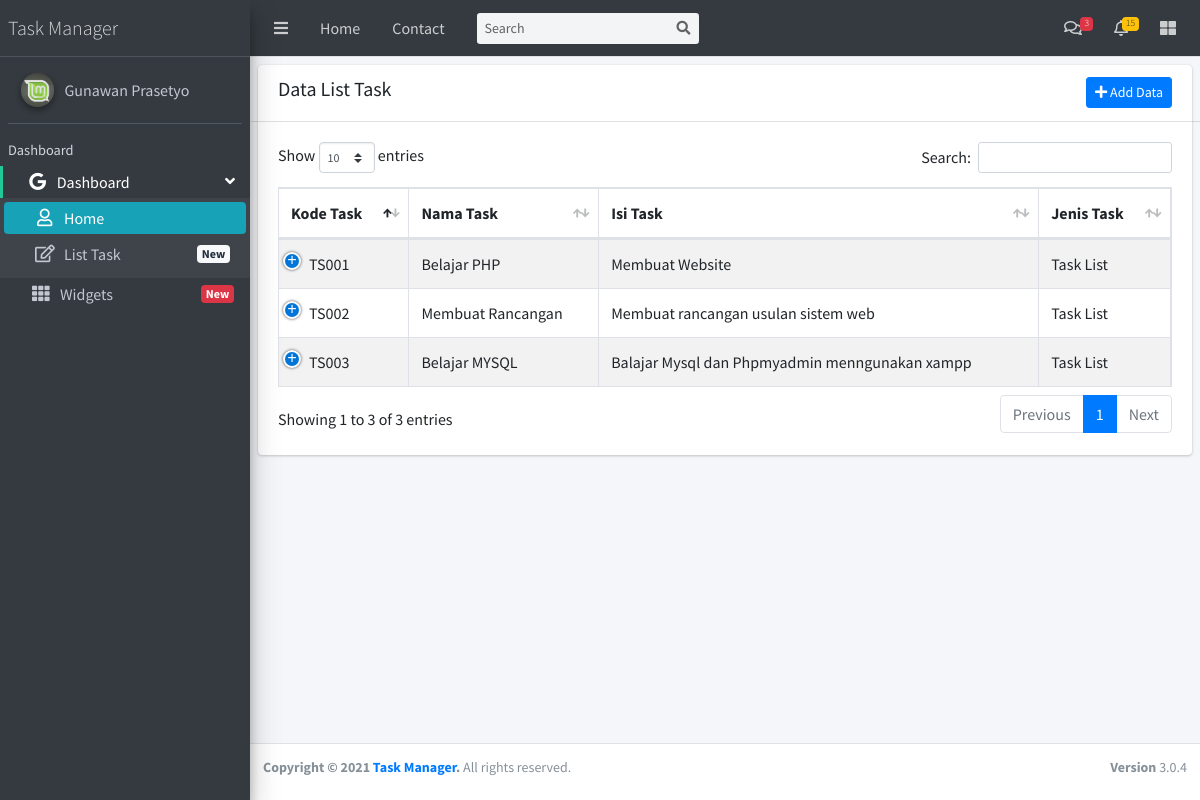
The page / on the database its author committed.
### tables this page shows
CREATE TABLE `task` (
  `id_task` int(11) NOT NULL,
  `kode_task` varchar(255) NOT NULL,
  `nama_task` varchar(255) NOT NULL,
  `isi_task` varchar(255) NOT NULL,
  `jenis_task` varchar(255) NOT NULL,
  `time_task` varchar(255) NOT NULL
);

### index.php (the view, shortened to what this page needs)
<?php include "header.php"; ?>
<div class="content-wrapper p-2">
    <div class="card">
        <div class="card-header row">
            <div class="text-left col-md-6">
                <h5>Data List Task</h5>
            </div>
            <div class="text-right col-md-6">
                <a href="create.php" class="btn btn-primary btn-sm"><i class="fas fa-plus"></i> Add Data</a>
            </div>
        </div>
        <div class="table-responsive card-body">
            <table id="example1" class="nowrap fixed table-striped table table-bordered table-hover">
                <thead>
                    <tr>
                        <th>Kode Task</th><th>Nama Task</th><th>Isi Task</th><th>Jenis Task</th>
                    </tr>
                </thead>
                <tbody>
                    <?php
                        $qtsk   = "SELECT * FROM task WHERE jenis_task='Task List'";
                        $extsk  = $koneksi->prepare($qtsk);
                        $extsk->execute();
                        $dtsk   = $extsk->get_result();
                        while ($rowtask = $dtsk->fetch_assoc()) { ?>
                    <tr>
                        <td><?= $rowtask['kode_task']; ?></td><td><?= $rowtask['nama_task'] ?></td>
                        <td><?= $rowtask['isi_task']; ?></td><td><?= $rowtask['jenis_task']; ?></td>
                    </tr>
                    <?php } ?>
                </tbody>
            </table>
        </div>
    </div>
</div>
<?php include "footer.php"; ?>

### rows shown on the page
task: kode_task "TS001", nama_task "Belajar PHP", isi_task "Membuat Website", jenis_task "Task List"
task: kode_task "TS003", nama_task "Belajar MYSQL", isi_task "Balajar Mysql dan Phpmyadmin menngunakan xampp", jenis_task "Task List"
task: kode_task "TS002", nama_task "Membuat Rancangan", isi_task "Membuat rancangan usulan sistem web", jenis_task "Task List"
